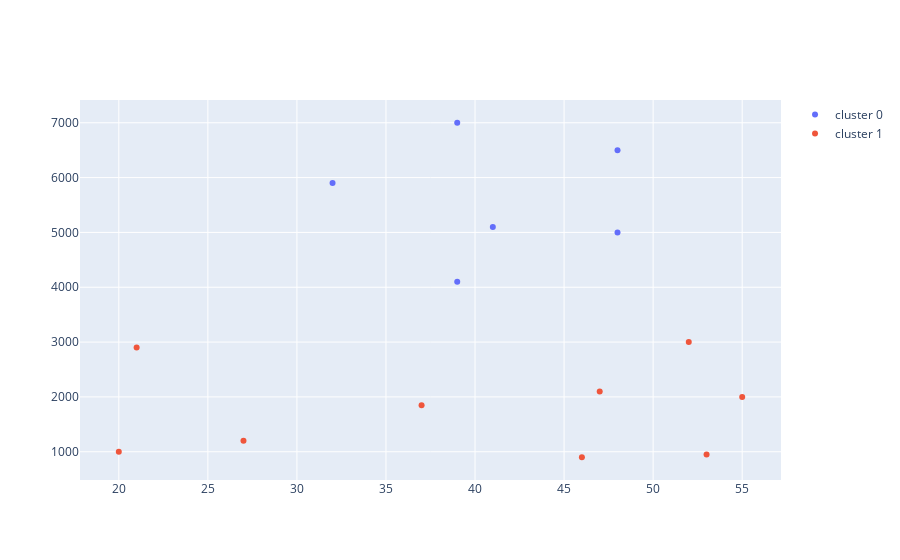

Write notebook code for a chart like this one.
### Code cell
fig = go.Figure()

data_cluster0 = data[data['cluster'] == 0].copy()
data_cluster1 = data[data['cluster'] == 1].copy()

fig.add_trace(go.Scatter(x=data_cluster0['age'], y=data_cluster0['salary'], mode='markers', name='cluster 0'))
fig.add_trace(go.Scatter(x=data_cluster1['age'], y=data_cluster1['salary'], mode='markers', name='cluster 1'))

### Figure 1 — Plotly figure (JSON) as saved in the notebook; plotly's stock layout.template omitted (floating-point values rounded to 4 significant figures)
{"data": [{"mode": "markers", "name": "cluster 0", "type": "scatter", "x": [32, 39, 41, 39, 48, 48], "y": [5900, 4100, 5100, 7000, 5000, 6500]}, {"mode": "markers", "name": "cluster 1", "type": "scatter", "x": [20, 27, 21, 37, 46, 53, 55, 47, 52], "y": [1000, 1200, 2900, 1850, 900, 950, 2000, 2100, 3000]}], "layout": {}}
